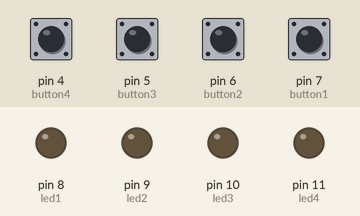
Recording of a sketch running on a simulated Arduino Uno, built with avr-gcc and run on an emulated ATmega328P. Parts: output pins drawn as LEDs (lit = HIGH). The inputs (shaded band) are chosen by the test bench; at power-on: pin 4 (button4), pin 5 (button3), pin 6 (button2), pin 7 (button1) LOW.

Above: at 1.2 s.
1.3 s: pin 4 (button4) pulled HIGH for 0.15 s
At 1.37 s:
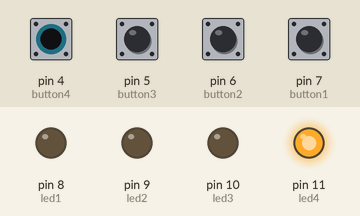
2.9 s: pin 5 (button3) pulled HIGH for 0.15 s
At 2.97 s:
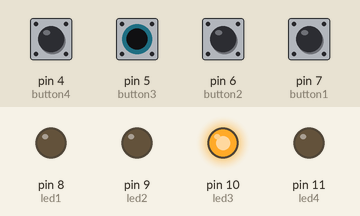
4.5 s: pin 6 (button2) pulled HIGH for 0.15 s
At 4.57 s:
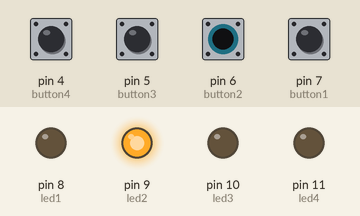
6.1 s: pin 7 (button1) pulled HIGH for 0.15 s
At 6.17 s:
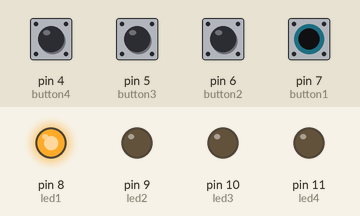
7.7 s: pin 4 (button4) driven HIGH and pin 5 (button3) driven HIGH
At 8.8 s:
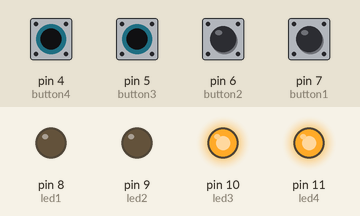
9.2 s: pin 6 (button2) pulled HIGH for 1 s
At 9.9 s:
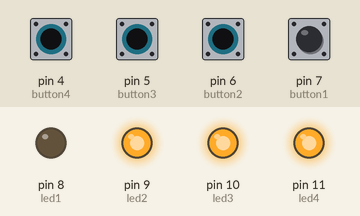
Timing chart, 0 to 12.2 s (numbered marks = the images above; inputs shaded):
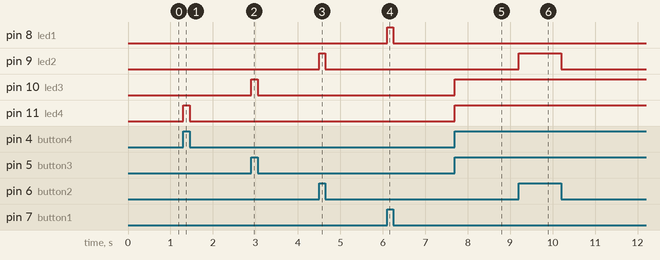

The sketch:

4_Led___4_push_button.ino
```cpp
#define led1 8
#define led2 9
#define led3 10
#define led4 11
//button
#define button1 7
#define button2 6
#define button3 5
#define button4 4

void setup(){
  pinMode (led1,OUTPUT);
  pinMode (led2,OUTPUT);
  pinMode (led3,OUTPUT);
  pinMode (led4,OUTPUT);
  pinMode (button1,INPUT);
  pinMode (button2,INPUT);
  pinMode (button3,INPUT);
  pinMode (button4,INPUT);
}
void loop(){
  digitalWrite(led1,digitalRead(button1));
  digitalWrite(led2,digitalRead(button2));
  digitalWrite(led3,digitalRead(button3));
  digitalWrite(led4,digitalRead(button4));
}
```

Measured:
- after the input at 1.3 s, pin 11 (led4): LOW → HIGH at once, → LOW 0.15 s later
- after the input at 2.9 s, pin 10 (led3): LOW → HIGH at once, → LOW 0.15 s later
- after the input at 4.5 s, pin 9 (led2): LOW → HIGH at once, → LOW 0.15 s later
- after the input at 6.1 s, pin 8 (led1): LOW → HIGH at once, → LOW 0.15 s later
- after the input at 7.7 s, pin 10 (led3), pin 11 (led4): LOW → HIGH at once
- after the input at 9.2 s, pin 9 (led2): LOW → HIGH at once, → LOW 1.0 s later
